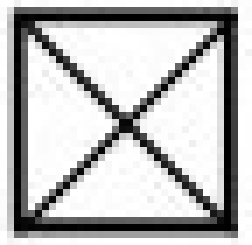
#> input picture Pre_Processing/Optical_Mark_Recognition/templates/checked/filled.jpg, 36 x 35 px (shown 7 times larger)
$ python -i checkbox_finder.py   (imports and definitions only)
#> lines starting #> are read from the running program, lines starting #| are printed output that depends on the picture; after the words box and inside, x2 and y2 are one past the last pixel; in counts of white or black regions, pixels touching at a corner belong together
#!/usr/bin/python

# Copyright (c) Microsoft Corporation. All rights reserved.
# Licensed under the MIT License.

import argparse
import os

import cv2
import matplotlib.pyplot as plt
import numpy as np


# [28 lines left out: function bb_intersection_over_union, not called in this run]


def find_forms_boundaries(input_image):
#> called with input_image = 'templates/checked/filled.jpg'
    grayscale_image = cv2.imread(input_image, cv2.IMREAD_GRAYSCALE)
#> grayscale_image is the input picture: shape (35, 36); min 0, max 255, mean 187.2
    original_image = cv2.imread(input_image)
    threshold = 0.5
    _, threshold_image = cv2.threshold(grayscale_image, 200, 255, cv2.THRESH_BINARY_INV)
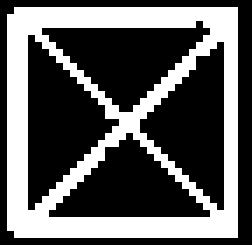
#> threshold_image: shape (35, 36) (shown 7 times larger); 36.5% white; 1 white region

    document_height, document_width = grayscale_image.shape[0], grayscale_image.shape[1]
#> document_height = 35; document_width = 36
    contours, _ = cv2.findContours(threshold_image, cv2.RETR_TREE, cv2.CHAIN_APPROX_SIMPLE)
#> contours = 5 contours; box (x1, y1, x2, y2) and area: (1, 1, 34, 34) 1023, (3, 4, 18, 31) 194, (19, 5, 33, 31) 182, (5, 2, 31, 17) 181, (6, 18, 31, 32) 168

    for contour in contours:
        approximated_polygon = cv2.approxPolyDP(contour, 0.1 * cv2.arcLength(contour, True), True)
        coordinates = approximated_polygon.ravel()

        # if quadrilateral
        if len(approximated_polygon) == 4:
            border_thickness = 0.1

            x, y, x2, y2 = coordinates[0], coordinates[1], coordinates[4], coordinates[5]
            feature_height, feature_width = (y2 - y), (x2 - x)

            # only use "significant" boxes
            if feature_width > float(document_width) * 0.1 and feature_height > float(document_height) * 0.1:
                cv2.drawContours(grayscale_image, [approximated_polygon], 0, 0, 5)
                return feature_width, feature_height
#> this loop made 1 pass
#> (coordinates, border_thickness, x, y, x2, y2, feature_height, feature_width) on pass 1: ([2, 1, 1, 32, 33, 33, 33, 1], 0.1, 2, 1, 33, 33, 32, 31)
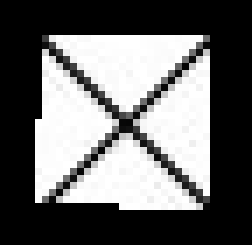
#> grayscale_image: shape (35, 36) (shown 7 times larger); min 0, max 255, mean 103.7

    return 0, 0


# [68 lines left out: functions find_checkboxes, main, not called in this run]


# [2 lines not run here, left out]

>>> result = find_forms_boundaries('templates/checked/filled.jpg')
#> result = (31, 32)
